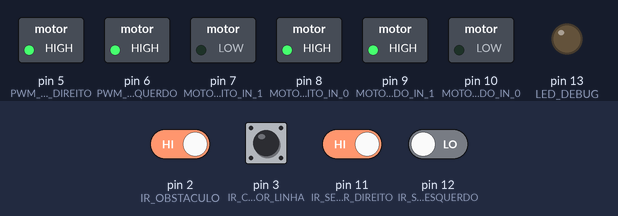
The sketch below on a simulated Arduino Uno, built with avr-gcc and run on an emulated ATmega328P. Parts: switched loads named in the sketch (green lamp = pin HIGH), output pins drawn as LEDs (lit = HIGH). The test bench sets the inputs (shaded band); at power-on: pin 2 (IR_OBSTACULO), pin 3 (IR_CONTADOR_LINHA), pin 11 (IR_SEGUIDOR_DIREITO) HIGH, pin 12 (IR_SEGUIDOR_ESQUERDO) LOW.

Above: at 1.2 s.
1.3 s: pin 2 (IR_OBSTACULO) driven LOW
At 1.6 s:
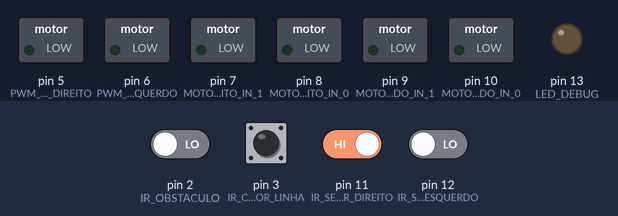
2.8 s: pin 2 (IR_OBSTACULO) driven HIGH
At 3.2 s:
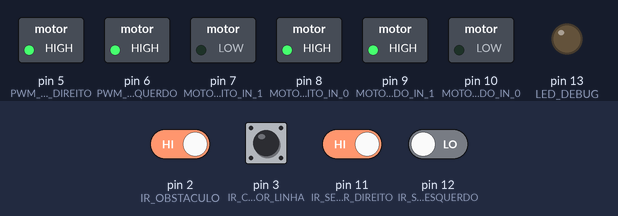
4.3 s: pin 11 (IR_SEGUIDOR_DIREITO) driven LOW
At 5.5 s:
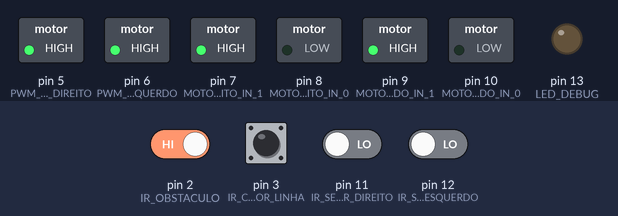
5.8 s: pin 12 (IR_SEGUIDOR_ESQUERDO) driven HIGH
At 6.7 s:
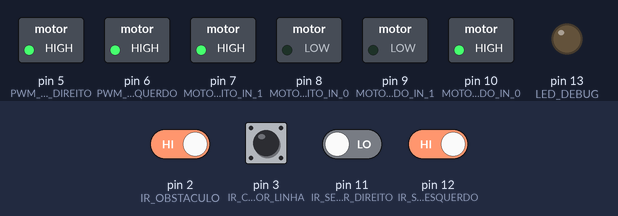
7.3 s: pin 12 (IR_SEGUIDOR_ESQUERDO) driven LOW
At 7.8 s:
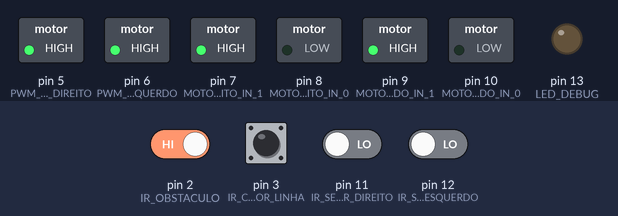
8.8 s: pin 3 (IR_CONTADOR_LINHA) pulsed LOW 5 times (0.12 s each, 0.3 s apart)
At 10.0 s:
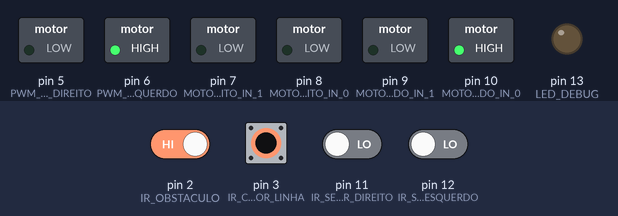
Timing chart, 0 to 11.8 s (numbered marks = the images above; inputs shaded):
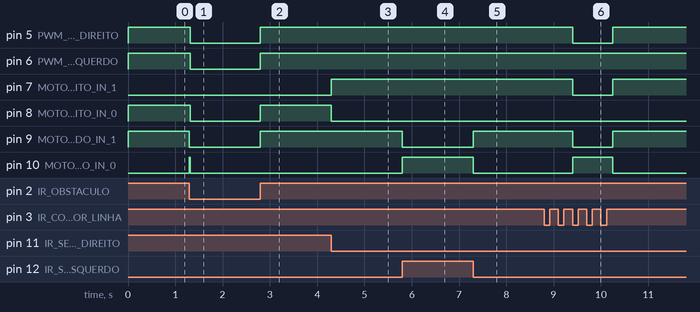

Measured:
- after the input at 1.3 s, pin 5 (PWM_MOTOR_DIREITO), pin 6 (PWM_MOTOR_ESQUERDO), pin 8 (MOTOR_DIREITO_IN_0), pin 9 (MOTOR_ESQUERDO_IN_1): HIGH → LOW at once; pin 10 (MOTOR_ESQUERDO_IN_0): LOW → HIGH at once, → LOW 0.02 s later
- after the input at 2.8 s, pin 5 (PWM_MOTOR_DIREITO), pin 6 (PWM_MOTOR_ESQUERDO), pin 8 (MOTOR_DIREITO_IN_0), pin 9 (MOTOR_ESQUERDO_IN_1): LOW → HIGH at once
- after the input at 4.3 s, pin 7 (MOTOR_DIREITO_IN_1): LOW → HIGH at once; pin 8 (MOTOR_DIREITO_IN_0): HIGH → LOW at once
- after the input at 5.8 s, pin 9 (MOTOR_ESQUERDO_IN_1): HIGH → LOW at once; pin 10 (MOTOR_ESQUERDO_IN_0): LOW → HIGH at once
- after the input at 7.3 s, pin 9 (MOTOR_ESQUERDO_IN_1): LOW → HIGH at once; pin 10 (MOTOR_ESQUERDO_IN_0): HIGH → LOW at once
- after the input at 8.8 s, pin 5 (PWM_MOTOR_DIREITO), pin 7 (MOTOR_DIREITO_IN_1), pin 9 (MOTOR_ESQUERDO_IN_1): HIGH → LOW after 0.60 s, → HIGH 0.85 s later; pin 10 (MOTOR_ESQUERDO_IN_0): LOW → HIGH after 0.60 s, → LOW 0.85 s later

The sketch:

PROJETO_ROBO.ino
```cpp
/* CIRCUITOS MICROPROCESSADOS - 2025/2
PROFESSOR: JEAN SCHMITH
ALUNOS: JULIA LENZ GOETZ E LUCAS SCHERER
PROJETO GRAU B - CARRINHO*/

enum ESTADO: uint8_t { SEGUIR_LINHA=0, CURVA=1, PARADA=2 };
enum DIRECAO: uint8_t { NENHUMA=0, ESQUERDA=1, DIREITA=2 };

#define VEL_ESQUERDA_BASE 255
#define VEL_DIREITA_BASE 255

#define LED_DEBUG 13
#define IR_CONTADOR_LINHA 3
#define IR_OBSTACULO 2
#define IR_SEGUIDOR_DIREITO 11
#define IR_SEGUIDOR_ESQUERDO 12

#define PWM_MOTOR_DIREITO 5
#define PWM_MOTOR_ESQUERDO 6
#define MOTOR_DIREITO_IN_0 8
#define MOTOR_DIREITO_IN_1 7
#define MOTOR_ESQUERDO_IN_0 10
#define MOTOR_ESQUERDO_IN_1 9

ESTADO estado = SEGUIR_LINHA;
DIRECAO direcao = NENHUMA;
int iCount = 0;
int isObstaculo = 0;
int SENSOR_ESQUERDO = 0;
int SENSOR_DIREITO = 0;
int SENSOR_OBSTACULO =0;
int x = 0;
int y =0;

const uint8_t COR_BRANCA = 0;
const uint8_t COR_PRETA = 1;

volatile unsigned long ultimoTempoDebounce = 0;
const unsigned long tempoDebounce = 100;;

void setup()
{
  pinMode(LED_DEBUG, OUTPUT);
  pinMode(IR_CONTADOR_LINHA, INPUT);
  pinMode(IR_OBSTACULO, INPUT);
  pinMode(IR_SEGUIDOR_DIREITO, INPUT);
  pinMode(IR_SEGUIDOR_ESQUERDO, INPUT);
  pinMode(PWM_MOTOR_DIREITO, OUTPUT);
  pinMode(PWM_MOTOR_ESQUERDO, OUTPUT);
  pinMode(MOTOR_DIREITO_IN_0, OUTPUT);
  pinMode(MOTOR_DIREITO_IN_1, OUTPUT);
  pinMode(MOTOR_ESQUERDO_IN_0, OUTPUT);
  pinMode(MOTOR_ESQUERDO_IN_1, OUTPUT);

  attachInterrupt(digitalPinToInterrupt(IR_CONTADOR_LINHA), contador_linha, FALLING);
  attachInterrupt(digitalPinToInterrupt(IR_OBSTACULO), obstaculo, CHANGE);
}

void andar_frente()
{
  y = 0;
  digitalWrite(MOTOR_ESQUERDO_IN_0, LOW);
  digitalWrite(MOTOR_ESQUERDO_IN_1, HIGH);
  analogWrite(PWM_MOTOR_ESQUERDO, VEL_ESQUERDA_BASE);

  digitalWrite(MOTOR_DIREITO_IN_0, LOW);
  digitalWrite(MOTOR_DIREITO_IN_1, HIGH);
  analogWrite(PWM_MOTOR_DIREITO, VEL_DIREITA_BASE);
}

void parar()
{
  if(y == 0){
    digitalWrite(MOTOR_ESQUERDO_IN_0, HIGH);
    digitalWrite(MOTOR_ESQUERDO_IN_1, LOW);
    analogWrite(PWM_MOTOR_ESQUERDO, VEL_ESQUERDA_BASE);

    digitalWrite(MOTOR_DIREITO_IN_0, HIGH);
    digitalWrite(MOTOR_DIREITO_IN_1, LOW);
    analogWrite(PWM_MOTOR_DIREITO, VEL_DIREITA_BASE);
    delay(20);
    y = 1;
    analogWrite(PWM_MOTOR_DIREITO, 0);
    analogWrite(PWM_MOTOR_ESQUERDO, 0);

    digitalWrite(MOTOR_DIREITO_IN_0, LOW);
    digitalWrite(MOTOR_DIREITO_IN_1, LOW);
    digitalWrite(MOTOR_ESQUERDO_IN_0, LOW);
    digitalWrite(MOTOR_ESQUERDO_IN_1, LOW);
  }
}

void curvar_esquerda_suave() {

  digitalWrite(MOTOR_ESQUERDO_IN_0, HIGH);
  digitalWrite(MOTOR_ESQUERDO_IN_1, LOW);
  analogWrite(PWM_MOTOR_ESQUERDO, VEL_ESQUERDA_BASE);

  digitalWrite(MOTOR_DIREITO_IN_0, LOW);
  digitalWrite(MOTOR_DIREITO_IN_1, HIGH);
  analogWrite(PWM_MOTOR_DIREITO, VEL_DIREITA_BASE);
}

void curvar_direita_suave() {

  digitalWrite(MOTOR_ESQUERDO_IN_0, LOW);
  digitalWrite(MOTOR_ESQUERDO_IN_1, HIGH);
  analogWrite(PWM_MOTOR_ESQUERDO, VEL_ESQUERDA_BASE);

  digitalWrite(MOTOR_DIREITO_IN_0, HIGH);
  digitalWrite(MOTOR_DIREITO_IN_1, LOW);
  analogWrite(PWM_MOTOR_DIREITO, VEL_DIREITA_BASE);
}

void lerSensoresLinha(void) {
  SENSOR_ESQUERDO = digitalRead(IR_SEGUIDOR_ESQUERDO);
  SENSOR_DIREITO = digitalRead(IR_SEGUIDOR_DIREITO);
}

void seguidor_de_linha()
{
  lerSensoresLinha();
  if (SENSOR_ESQUERDO == COR_PRETA && SENSOR_DIREITO == COR_BRANCA) {
    curvar_esquerda_suave();
  }
  else if (SENSOR_ESQUERDO == COR_BRANCA && SENSOR_DIREITO == COR_PRETA) {
    curvar_direita_suave();
  }
  else {
    andar_frente();
  }
}

void curvar_esquerda()
{
  digitalWrite(MOTOR_ESQUERDO_IN_0, HIGH);
  digitalWrite(MOTOR_ESQUERDO_IN_1, LOW);
  digitalWrite(MOTOR_DIREITO_IN_0, LOW);
  digitalWrite(MOTOR_DIREITO_IN_1, LOW);
  analogWrite(PWM_MOTOR_DIREITO, 0);
  analogWrite(PWM_MOTOR_ESQUERDO, VEL_ESQUERDA_BASE);

  delay(850);
  estado = SEGUIR_LINHA;
  direcao = NENHUMA;
  iCount = 0;
}

void curvar_direita()
{
  digitalWrite(MOTOR_ESQUERDO_IN_0, LOW);
  digitalWrite(MOTOR_ESQUERDO_IN_1, HIGH);
  analogWrite(PWM_MOTOR_ESQUERDO, VEL_ESQUERDA_BASE);

  digitalWrite(MOTOR_DIREITO_IN_0, HIGH);
  digitalWrite(MOTOR_DIREITO_IN_1, LOW);
  analogWrite(PWM_MOTOR_DIREITO, VEL_DIREITA_BASE);

  delay(850);
  lerSensoresLinha();

  while(SENSOR_DIREITO == COR_BRANCA) {
    lerSensoresLinha();
  }
  estado = SEGUIR_LINHA;
  direcao = NENHUMA;
  iCount = 0;
}

void contador_linha()
{
  if ((millis() - ultimoTempoDebounce) > tempoDebounce){
    ultimoTempoDebounce = millis();

    iCount++;

    if(iCount == 3 && x == 0){
      x = 1;
      estado = CURVA;
      direcao = ESQUERDA;
    }
  }
}

void obstaculo()
{
    if(isObstaculo){
      isObstaculo = 0;
    } else {
      isObstaculo = 1;
    }
    if(isObstaculo)
      estado = PARADA;
    else
      estado = SEGUIR_LINHA;
}

void loop()
{
  switch(estado)
  {
    case SEGUIR_LINHA:
      seguidor_de_linha();
      break;

    case CURVA:
      if (direcao == ESQUERDA) {
        curvar_esquerda();
      }
      else if (direcao == DIREITA) {
        curvar_direita();
      }
      break;

    case PARADA:
      parar();
      break;
  }
}
```
